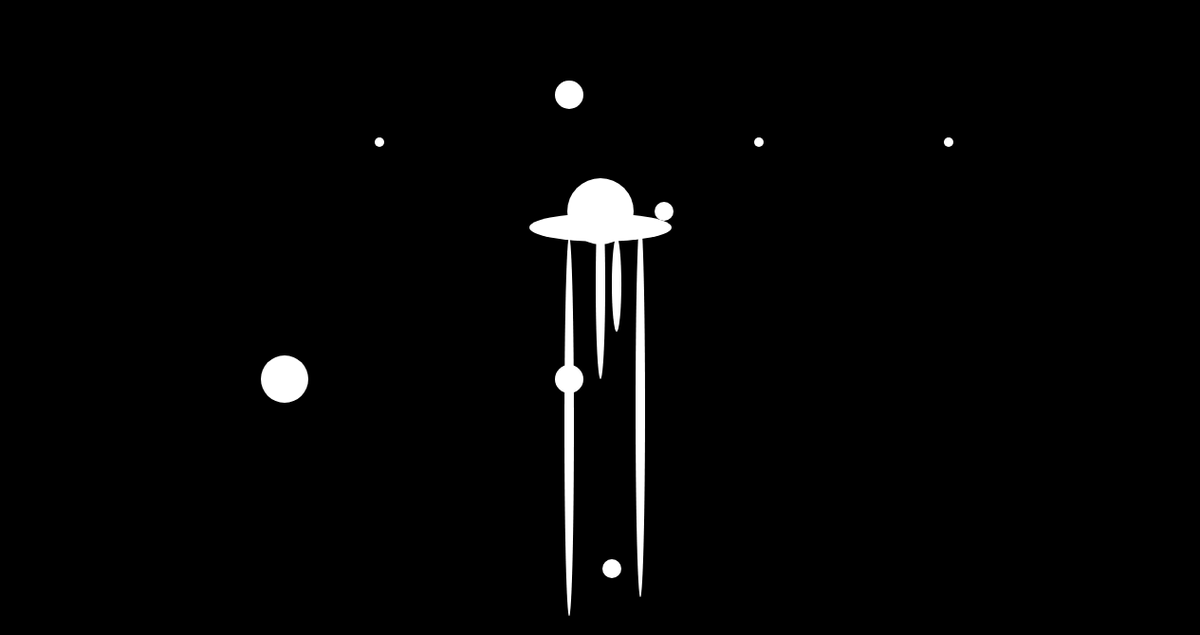
Frame 1 (no input)
Frame 60 (no input): identical to frame 1, image omitted
Frame 120 (the mouse pressed at the canvas centre since frame 60): identical to frame 1, image omitted

The p5.js sketch that drew this single still picture (run headless with seeded random() and noise() and a simulated clock; from frame 60 on, the mouse is pressed at the canvas centre):

// p5.js sketch
// ── sketch.js
function setup(){
    createCanvas (1265,670);
    background(0);
    fill(255);
    strokeWeight(10);

    noStroke();
  ellipse(633,223,70,70);
  ellipse(633,240,150,30);
  ellipse(633,300,10,200);
  ellipse(600,450,10,400);
  ellipse(650,300,10,100);
  ellipse(675,430,10,400);
  ellipse(600,100,30,30);
  ellipse(700,223,20,20);
  ellipse(1000,150,10,10);
  ellipse(600,400,30,30);
  ellipse(400,150,10,10);
  ellipse(645,600,20,20);
  ellipse(300,400,50,50);
  ellipse(300,400,30,30);
  ellipse(800,150,10,10);

}
function draw(){
}
